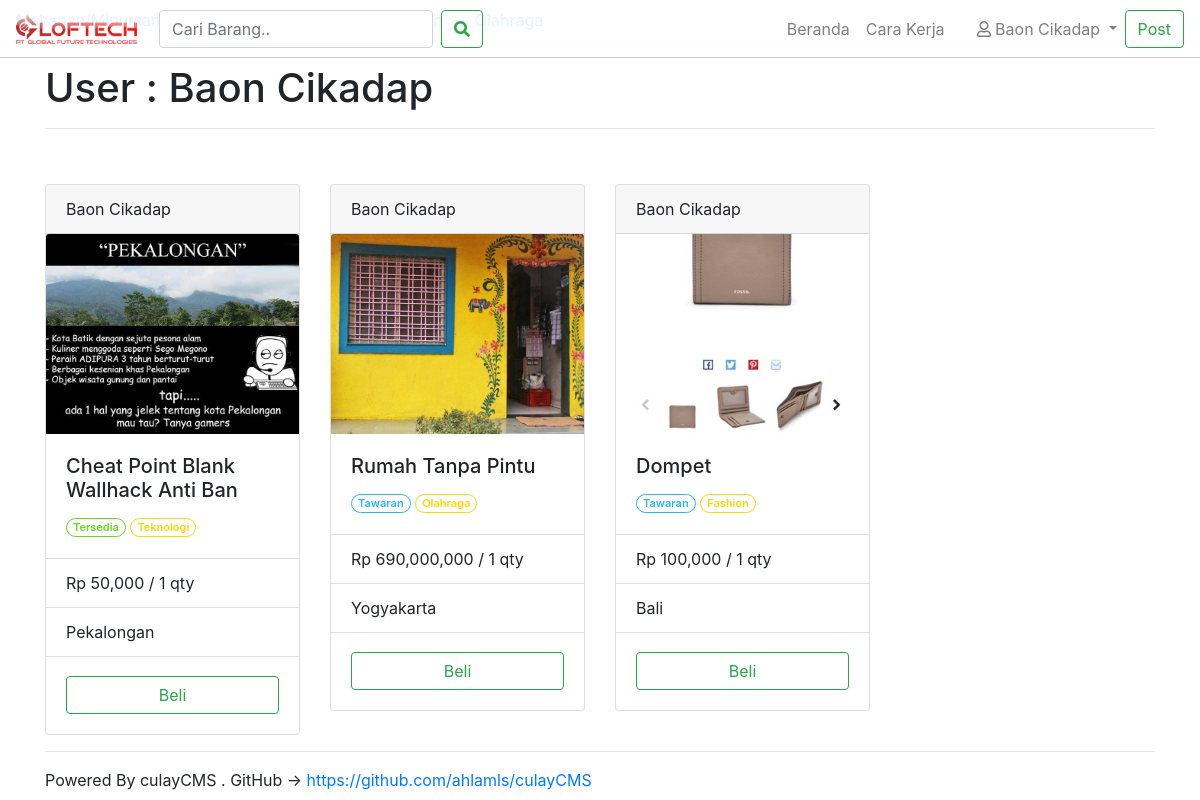
The page /produklist.php?user=1 (signed in) on the database its author committed.
### tables this page shows
CREATE TABLE `user` (
  `id` int(11) NOT NULL,
  `username` text NOT NULL,
  `name` text NOT NULL,
  `email` text NOT NULL,
  `password` text NOT NULL,
  `saldo` int(11) NOT NULL
);

CREATE TABLE `produk` (
  `id` int(11) NOT NULL,
  `judul` text NOT NULL,
  `desk` text NOT NULL,
  `harga` int(11) NOT NULL,
  `type` int(11) NOT NULL,
  `qty` int(11) NOT NULL,
  `gambar` text NOT NULL,
  `kota_id` int(11) NOT NULL,
  `kat_id` int(11) NOT NULL,
  `user_id` int(11) NOT NULL
);

CREATE TABLE `kategori` (
  `id` int(11) NOT NULL,
  `nama` text NOT NULL
);

CREATE TABLE `kota` (
  `id` int(11) NOT NULL,
  `nama` text NOT NULL,
  `gambar` text NOT NULL
);

### koneksi.php (called while the page is built, shortened)
<?php
$servername = "localhost";
$username = "culay";
$password = 'gNEBjzunx13wCs5V!#$gNEBjzunx13wCs5V!#$!gNEBjzunx13wCs5V!#$1re1F!E4r1rEQF!f31f13T!513%$!#%1';
$dbname = "culay";
$conn = new mysqli($servername, $username, $password, $dbname);
function eskep($str){
  global $conn;
  return $conn->real_escape_string($str);
}

### produklist.php (the view, shortened to what this page needs)
<?php
require_once "modular/header.php";
if (!isset($_GET['kat']) AND !isset($_GET['kota']) AND !isset($_GET['search']) AND !isset($_GET['user'])) {
  $title = "Daftar Produk";
  $query = "";
} else if (isset($_GET['search'])) {
  $search = eskep(htmlentities($_GET['search']));
    $title="Hasil Pencarian : " . $search;
    $query = "WHERE `judul` LIKE '%$search%'";
} else if (isset($_GET['user'])) {
  $search = eskep(htmlentities($_GET['user']));
    $query = "WHERE `user_id` = '$search'";
    $sql = "SELECT name FROM user WHERE `id` = '$search'";
$result = $conn->query($sql);
if ($result->num_rows > 0) {
    while($row = $result->fetch_assoc()) {
          $title="User : " . $row['name'];
    }
} else {
  die("Invalid User");
}
}
$sql = "SELECT * FROM produk $query ORDER BY `id` DESC ";
$result = $conn->query($sql);
if ($result->num_rows > 0) {
    while($row = $result->fetch_assoc()) {
      $gambar = $row['gambar'];
      $judul = $row['judul'];
      $harga = number_format($row['harga']);
      $qty = $row['qty'];
      $kategori_id = $row['kat_id'];
      $user_id = $row['user_id'];
      $kota_id = $row['kota_id'];
      $sqlx = "SELECT nama FROM kategori WHERE `id` = $kategori_id";
$resultx = $conn->query($sqlx);
if ($resultx->num_rows > 0) {
    while($rowx = $resultx->fetch_assoc()) {
        $kategori = $rowx['nama'];
    }
} else {
  $kategori = "Tidak Diketahui";
}
$sqlx = "SELECT nama FROM kota WHERE `id` = $kota_id";
$resultx = $conn->query($sqlx);
if ($resultx->num_rows > 0) {
while($rowx = $resultx->fetch_assoc()) {
  $kota = $rowx['nama'];
}
} else {
$kota = "Tidak Diketahui";
}
$sqlx = "SELECT name FROM user WHERE `id` = $user_id";
$resultx = $conn->query($sqlx);
if ($resultx->num_rows > 0) {
while($rowx = $resultx->fetch_assoc()) {
  $user= $rowx['name'];
}
} else {
$user = "Tidak Diketahui" ;
}
      if ($row['type'] == 0) {
        $badge = "<span class='badge badge-outlined badge-success'>Tersedia</span>";
      } else {
        $badge = "<span class='badge badge-outlined badge-info'>Tawaran</span>";
      }
      $aidi = $row['id'];
$produklist .= "<div class='col-xs-12 col-md-3 pcard'>
<br>
  <div class='card' style='width: 100%;'>
  <div class='card-header'>
   $user
 </div>
    <img src='$gambar' class=' crop11 card-img-top' alt='$judul'>
    <div class='card-body'>
      <h5 class='card-title'>$judul</h5>
      $badge <span class='badge badge-outlined badge-warning'>$kategori</span>
    </div>
    <ul class='list-group list-group-flush'>
      <li class='list-group-item'>Rp $harga / $qty qty</li>
      <li class='list-group-item'>$kota</li>
    </ul>
    <div class='card-body'>
      <a href='produk.php?id=$aidi' ><button type='button ' class='btn btn-outline-success w-100'>Beli</button></a>
    </div>
  </div>
</div>";
      }
} else {
    $produklist = "Tidak ada produk yang bisa ditampilkan";
}
?>
<body class="bg-light">
<?php require_once "modular/navbar.php"?>
<main role="main" class="container">
<br>
  <h1 class="d-none d-lg-block d-md-block"><?php echo $title ?></h1>
  <hr>
  <div class="row">
<?php echo $produklist;?>
  </div>
<hr>
Powered By culayCMS . GitHub -> <a href="https://github.com/ahlamls/culayCMS">https://github.com/ahlamls/culayCMS</a>
</main>
<?php
require_once "modular/footer.php" ?>

### assets/css/style.css (style rules this page uses)
.crop11 { object-fit: cover; width: 100%; height: 200px; }
.pcard { padding-top:15px !important; }
.bg-light { background-color:#FFFFFF !important; }
.badge { display: inline-block; font-size: 11px; font-weight: 600; padding: 3px 6px; border: 1px solid transparent; min-width: 10px; line-height: 1; color: #fff; text-align: center; white-space: nowrap; vertical-align: middle; border-radius: 99999px }
.badge.badge-success { background-color: #64DD17 }
.badge.badge-warning { background-color: #FFD600 }
.badge.badge-info { background-color: #29B6F6 }
.badge.badge-outlined { background-color: transparent }
.badge.badge-outlined.badge-success { border-color: #64DD17; color: #64DD17 }
.badge.badge-outlined.badge-warning { border-color: #FFD600; color: #FFD600 }
.badge.badge-outlined.badge-info { border-color: #29B6F6; color: #29B6F6 }

### rows shown on the page
user: name "User : Baon Cikadap"
produk: user.name "Baon Cikadap", gambar (picture), judul "Cheat Point Blank Wallhack Anti Ban", type "Tersedia", kategori.nama "Teknologi", harga "50,000", qty "1", kota.nama "Pekalongan"
produk: user.name "Baon Cikadap", gambar (picture), judul "Rumah Tanpa Pintu", type "Tawaran", kategori.nama "Olahraga", harga "690,000,000", qty "1", kota.nama "Yogyakarta"
produk: user.name "Baon Cikadap", gambar (picture), judul "Dompet", type "Tawaran", kategori.nama "Fashion", harga "100,000", qty "1", kota.nama "Bali"

### other values the page prints
$uname "Baon Cikadap"
